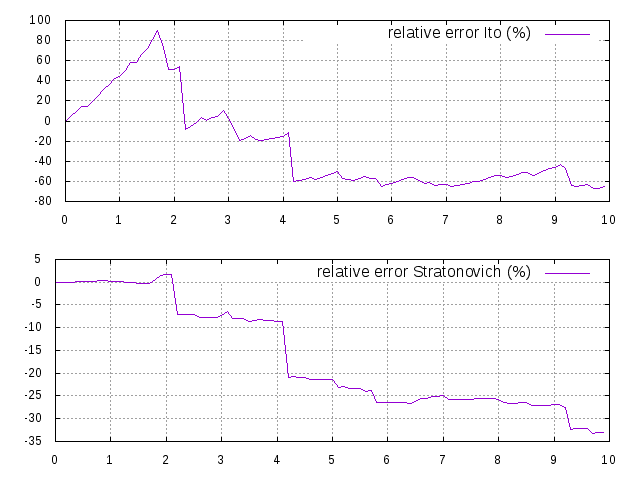

Source code (gnuplot):
set terminal png
set output "data/TestStratThree_0.1.png"
set title 
set multiplot
set grid

set grid
set origin 0.0,0.5
set size 1.0,0.5
clear
set xtics font ",10pt"
set ytics font ",10pt"
set ztics font ",10pt"
set xlabel "" font ",12pt"
set ylabel "" font ",12pt"
set zlabel "" font ",12pt"


plot "data/TestStratThree_0.1.0.data" title " relative error Ito (%)" with lines 
set grid
set origin 0.0,0.0
set size 1.0,0.5
clear
set xtics font ",10pt"
set ytics font ",10pt"
set ztics font ",10pt"
set xlabel "" font ",12pt"
set ylabel "" font ",12pt"
set zlabel "" font ",12pt"


plot "data/TestStratThree_0.1.1.data" title " relative error Stratonovich (%)" with lines 
unset multiplot
